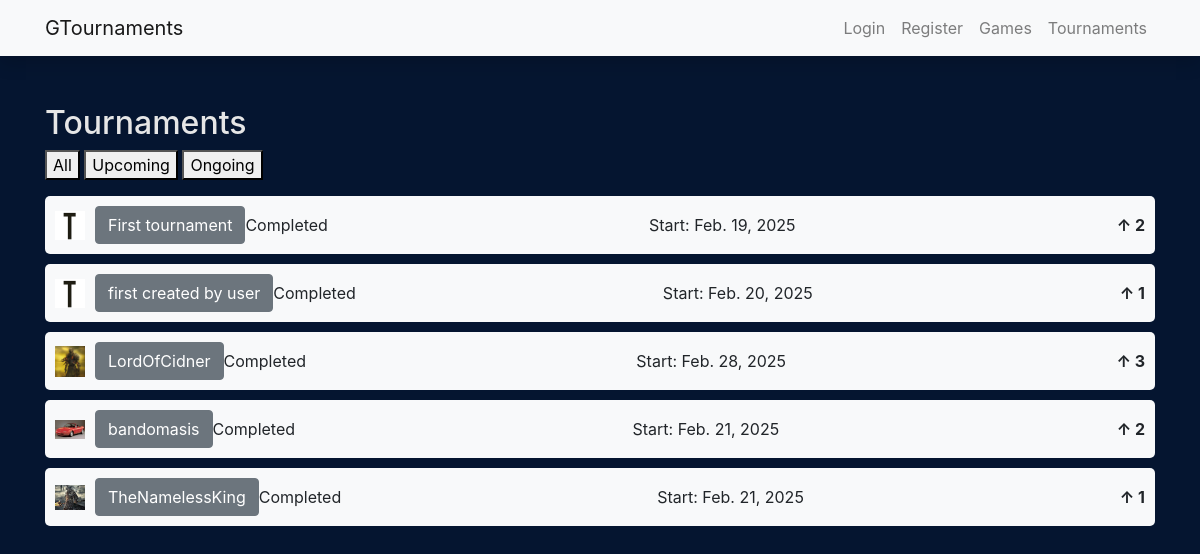
Before: /tournaments/tournaments/completed/ with the older database file.
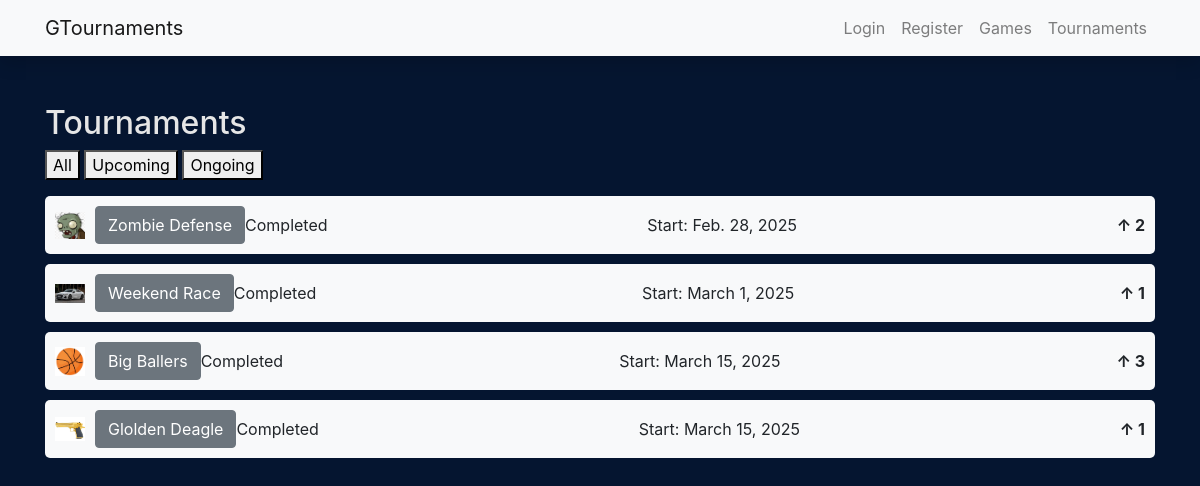
After: the same page with the newer database file.
### tournaments/models.py (models this page shows, shortened)
class Tournament(models.Model):
    name = models.CharField("name", max_length=100)
    game = models.ForeignKey(Game, on_delete=models.CASCADE)
    start_date = models.DateField()
    created_by = models.ForeignKey(User, on_delete=models.CASCADE)
    upvotes = models.ManyToManyField(User, related_name="tournament_upvotes", blank=True)
    logo = models.ImageField(upload_to='tournament_logos/', default="tournament.png")
    def total_upvotes(self):
        return self.upvotes.count()
    STATUS_CHOICES = [
        ('u', 'Upcoming'),
        ('o', 'Ongoing'),
        ('c', 'Completed'),
    ]
    status = models.CharField(max_length=1, choices=STATUS_CHOICES, default='u')
    end_date = models.DateField(null=True, blank=True)

### tournaments/views.py (the view)
# urls.py: path("tournaments/completed/", views.get_completed_tournaments, name="completed-tournaments"),
def get_completed_tournaments(request):
    tournaments = Tournament.objects.filter(status="c")
    return render(request, "completed_tournaments.html", {"tournaments": tournaments})

### tournaments/templates/completed_tournaments.html (shortened to what this page needs)
{% extends 'base.html' %}
{% block content %}
<h2>Tournaments</h2>
<p>
    <a href="{% url 'tournament-list' %}"><button>All</button></a>
    <a href="{% url 'upcomming-tournaments' %}"><button>Upcoming</button></a>
    <a href="{% url 'ongoing-tournaments' %}"><button>Ongoing</button></a>
</p>
{% for tournament in tournaments %}
        <div class="container" style="display: flex; justify-content: space-between; align-items: center; background-color: #f8f9fa; padding: 10px; border-radius: 5px; margin-bottom: 10px;">
            <div style="display: flex; align-items: center;">
                <img src="{{ tournament.logo.url }}" alt="Tournament Logo" style="max-width: 30px; margin-right: 10px;">
                <a href="{% url 'tournament-detail' tournament.id %}"><button type="button" class="btn btn-secondary">{{ tournament.name }}</button></a>
                {{ tournament.get_status_display }}
            </div>
            <div>
                Start: {{ tournament.start_date }}
            </div>
            <div style="font-weight: bold;">
                &#8593; {{ tournament.total_upvotes }}
            </div>
        </div>
{% endfor %}
{% endblock %}

Changed rows visible on the page:
removed Tournament: logo (picture), name "First tournament", status "Completed", start_date "Feb. 19, 2025", total_upvotes "2"
removed Tournament: logo (picture), name "first created by user", status "Completed", start_date "Feb. 20, 2025", total_upvotes "1"
removed Tournament: logo (picture), name "LordOfCidner", status "Completed", start_date "Feb. 28, 2025", total_upvotes "3"
removed Tournament: logo (picture), name "bandomasis", status "Completed", start_date "Feb. 21, 2025", total_upvotes "2"
removed Tournament: logo (picture), name "TheNamelessKing", status "Completed", start_date "Feb. 21, 2025", total_upvotes "1"
now on this page (row edited): Tournament: logo (picture), name "Zombie Defense", status "Completed", start_date "Feb. 28, 2025", total_upvotes "2"
added Tournament: logo (picture), name "Weekend Race", status "Completed", start_date "March 1, 2025", total_upvotes "1"
added Tournament: logo (picture), name "Big Ballers", status "Completed", start_date "March 15, 2025", total_upvotes "3"
added Tournament: logo (picture), name "Glolden Deagle", status "Completed", start_date "March 15, 2025", total_upvotes "1"
